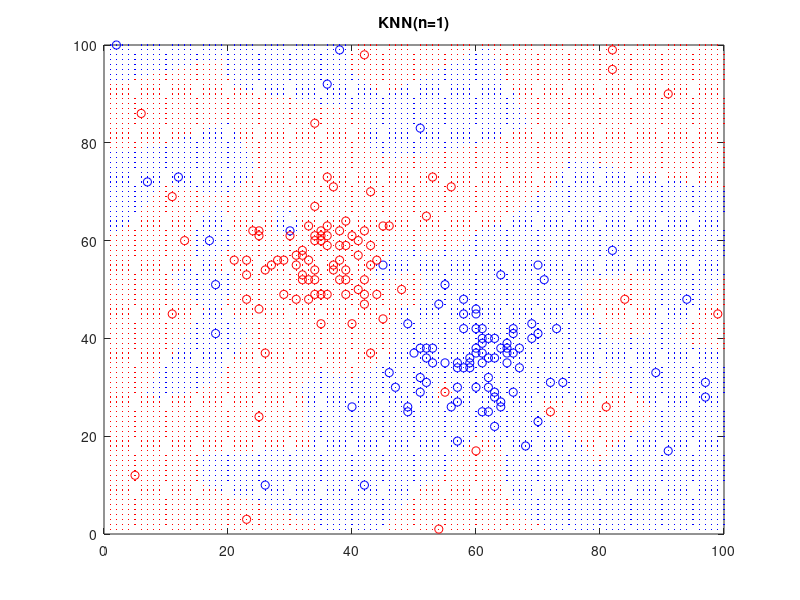

Write MATLAB code to recreate this figure. (Note: this script raises an error after producing the figure.)
% run KNN on the loaded data set

close all
clear
clc

load workspace.mat

figure
% plot(a_x, a_y, 'b+')
% hold on
% plot(b_x, b_y, 'ro')

X = [a_x, a_y, ones(size(a_x))];
X = [X; b_x, b_y, zeros(size(b_x))];

for n = 1:3:10
	for i = 1:100
		for j = 1:100
			% now find the nearest n other data points and use the rounded mean to classify this point
			D = [sqrt(sum( ([i, j] - X(:,1:2)) .^ 2 , 2)), X(:, 3)];
			P = mean(sortrows(D, 1)(1:n, 2));
			Y(i, j) = round(P);
		end
	end

	[A_x, A_y] = find(Y >= .5);
	[B_x, B_y] = find(Y < .5);
	figure
	plot(A_x, A_y, 'b.', 'MarkerSize', 3);
	hold on
	plot(B_x, B_y, 'r.', 'MarkerSize', 3);

	plot(a_x, a_y, 'bo')
	plot(b_x, b_y, 'ro')
	title(['KNN(n=', num2str(n), ')'])
	printfig77(gcf, ['KNN', num2str(n)]);
end
